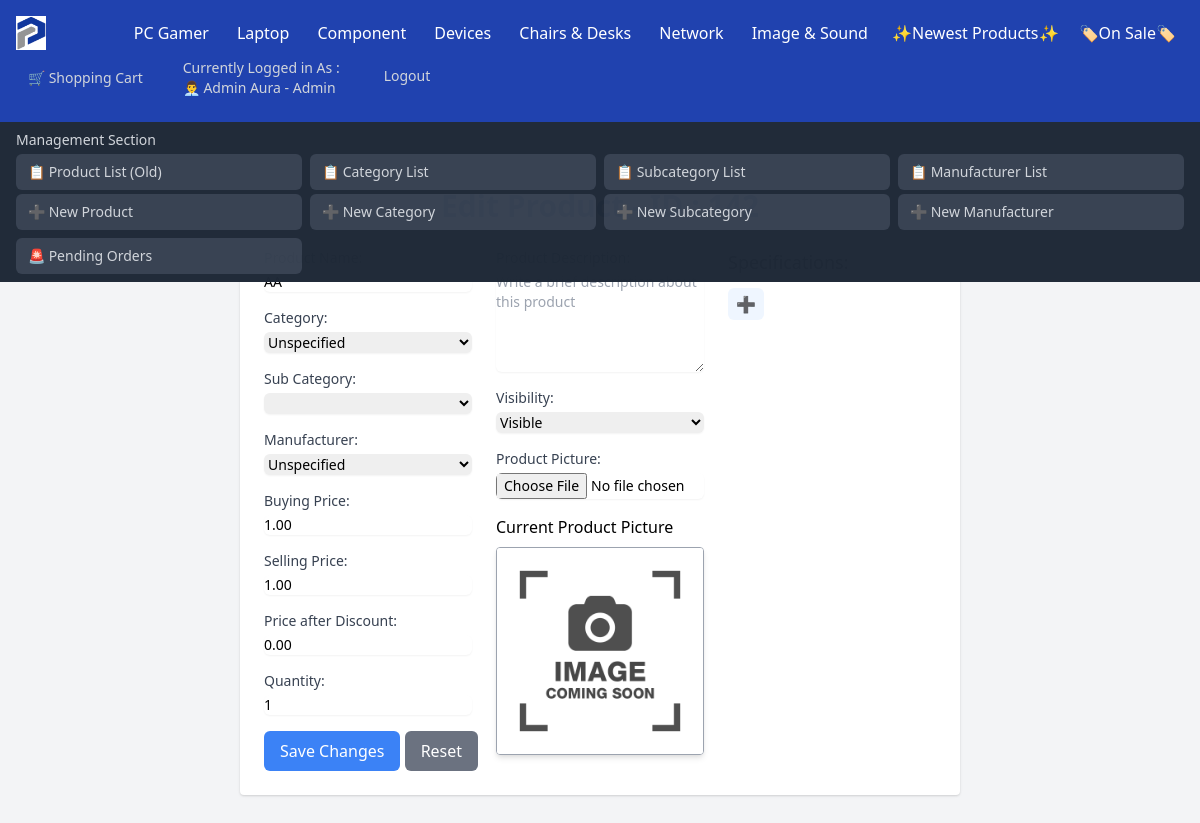
Screenshot of /Product/Products_Modify?id=142&ProductName=AA (signed in) with the database file from the repository.
### tables this page shows
CREATE TABLE `categories` (
  `Category_ID` int NOT NULL AUTO_INCREMENT,
  `Category_Name` varchar(100) DEFAULT 'Unspecified',
  `Category_Desc` varchar(2000) DEFAULT NULL,
  PRIMARY KEY (`Category_ID`),
  UNIQUE KEY `UC_Category_Name` (`Category_Name`),
  UNIQUE KEY `Category_Name` (`Category_Name`)
);

CREATE TABLE `users` (
  `User_ID` int NOT NULL AUTO_INCREMENT,
  `User_Username` varchar(255) DEFAULT NULL,
  `User_FirstName` varchar(255) DEFAULT NULL,
  `User_LastName` varchar(255) DEFAULT NULL,
  `User_Phone` varchar(255) DEFAULT NULL,
  `User_Country` varchar(255) DEFAULT NULL,
  `User_Address` varchar(255) DEFAULT NULL,
  `User_Email` varchar(255) DEFAULT NULL,
  `User_Password` varchar(255) DEFAULT NULL,
  `User_RegisterationDate` timestamp NULL DEFAULT CURRENT_TIMESTAMP,
  `User_Role` enum('Owner','Admin','Client') NOT NULL DEFAULT 'Client',
  `Account_Status` varchar(255) DEFAULT 'Unlocked',
  PRIMARY KEY (`User_ID`),
  UNIQUE KEY `User_Username` (`User_Username`)
);

CREATE TABLE `products` (
  `Product_ID` int NOT NULL AUTO_INCREMENT,
  `Product_Name` varchar(255) DEFAULT NULL,
  `Category_ID` int DEFAULT NULL,
  `SubCategory_ID` int DEFAULT NULL,
  `Product_Desc` varchar(2000) DEFAULT NULL,
  `Manufacturer_ID` int DEFAULT NULL,
  `Buying_Price` decimal(10,2) DEFAULT NULL,
  `Selling_Price` decimal(10,2) DEFAULT NULL,
  `Product_Quantity` int DEFAULT NULL,
  `Product_Visibility` enum('Visible','Invisible') NOT NULL DEFAULT 'Visible',
  `Date_Created` timestamp NULL DEFAULT CURRENT_TIMESTAMP,
  `Product_Picture` varchar(255) DEFAULT NULL,
  `Discount_Price` decimal(10,2) DEFAULT '0.00',
  PRIMARY KEY (`Product_ID`),
  KEY `Category_ID` (`Category_ID`),
  KEY `SubCategory_ID` (`SubCategory_ID`),
  KEY `Manufacturer_ID` (`Manufacturer_ID`),
  CONSTRAINT `products_ibfk_1` FOREIGN KEY (`Category_ID`) REFERENCES `categories` (`Category_ID`),
  CONSTRAINT `products_ibfk_2` FOREIGN KEY (`SubCategory_ID`) REFERENCES `subcategories` (`SubCategory_ID`),
  CONSTRAINT `products_ibfk_3` FOREIGN KEY (`Manufacturer_ID`) REFERENCES `manufacturers` (`Manufacturer_ID`),
  CONSTRAINT `chk_buying_price` CHECK ((`Buying_Price` <= `Selling_Price`))
);

### Product/Products_Modify.php (the view, shortened to what the rows shown need)
<?php
include_once ("../DB_Connexion.php");
?>
<!DOCTYPE html>
<html lang="en">
<head>
    <?php
    include_once ("../DB_Connexion.php");
    if (isset($_SESSION['User_ID'])) {
        $User_ID = $_SESSION['User_ID'];
        $Users = "SELECT User_ID, User_Role, User_FirstName, User_LastName FROM Users WHERE User_ID = :User_ID";
        $pdoUsers = $connexion->prepare($Users);
        $pdoUsers->execute([':User_ID' => $User_ID]);
        $User = $pdoUsers->fetch(PDO::FETCH_ASSOC);
        $User_FullName = $User['User_FirstName'] . ' ' . $User['User_LastName'];
        $User_Role = $User['User_Role'];
    } else {
        $User_Role = 'Client';
    }
    $Categories = "SELECT Category_ID, Category_Name FROM Categories ORDER BY Category_ID ASC";
    $pdoCategories = $connexion->prepare($Categories);
    $pdoCategories->execute();
    $Categories = $pdoCategories->fetchAll(PDO::FETCH_ASSOC);
    if (!empty($_GET["id"])) {
        $Product_ID = $_GET["id"];
        $Product_Display = "SELECT Products.*, Categories.Category_Name, SubCategories.SubCategory_Name , SubCategories.SubCategory_ID , Manufacturers.Manufacturer_Name
            FROM Products
            INNER JOIN Categories ON Products.Category_ID = Categories.Category_ID
            INNER JOIN SubCategories ON Products.SubCategory_ID = SubCategories.SubCategory_ID
            INNER JOIN Manufacturers ON Products.Manufacturer_ID = Manufacturers.Manufacturer_ID
            WHERE Products.Product_ID = :Product_ID";
        $pdo_Product_Display = $connexion->prepare($Product_Display);
        $pdo_Product_Display->execute([':Product_ID' => $Product_ID]);
        $Product_Display = $pdo_Product_Display->fetch(PDO::FETCH_ASSOC);
    } else {
        header("Location: ../.");
        exit;
    }
    ?>
</head>
<body class="bg-gray-100">
    <nav class="bg-blue-800 text-white">
        <div class="flex flex-wrap justify-between items-center p-4">
            <div class="flex grid-cols-4 gap-1">
                <?php foreach ($Categories as $Category): ?>
                    <?php if ($Category['Category_Name'] !== 'Unspecified'):
                        ?>
                        <div class="relative category">
                            <a href=".././?id=<?php echo $Category['Category_ID'] ?>&Type=Category&Name=<?php echo str_replace(' ', '', $Category['Category_Name']) ?>"
                                class="px-3 py-2 hover:bg-gray-700"><?php echo $Category['Category_Name']; ?></a>
                        </div>
                    <?php endif; ?>
                <?php endforeach; ?>
            </div>
            <div class="flex space-x-4">
                <?php if (isset($_SESSION['User_ID'])):
                    if ($User_Role === 'Owner') {
                        $Emoji = '👑';
                    } elseif ($User_Role === 'Admin') {
                        $Emoji = '👨‍💼';
                    } else {
                        $Emoji = '💼';
                    }
                    ?>
                    <a href="../User/User_ShoppingCart.php"
                        class="flex items-center text-gray-300 hover:bg-green-700 px-3 py-2 rounded-md text-sm font-medium">
                        🛒 Shopping Cart
                    </a>
                    <a class="text-gray-300 hover:bg-blue-700 px-3 py-2 rounded-md text-sm font-medium"
                        href="../User/User_Modify.php?id=<?php echo $User_ID; ?>&FullName=<?php echo urlencode($User_FullName); ?>">Currently
                        Logged in As : <br><span><?php echo $Emoji . ' ' . $User_FullName ?> -
                            <?php echo $User_Role ?></span></a>
                    <a href="../User/User_Logout.php"
                        class="text-gray-300 hover:bg-red-700 px-4 py-4 rounded-md text-sm font-medium">Logout</a>
                <?php endif; ?>
            </div>
        </div>
    </nav>
    <div class="flex justify-center items-center bg-gray-100 min-h-screen py-8 total-wrapper">
        <div id="add-wrapper" class="max-w-5xl mx-3 p-6 bg-white rounded shadow" style=" min-height : 625px">
            <h1 class="text-3xl font-bold mb-6 text-blue-800 text-center h1-Add">Edit Product - ID :
            </h1>
            <form action="#" method="POST" enctype="multipart/form-data">
                <div class="flex space-x-6">
                    <div class="w-1/3">
                        <div class="mb-4">
                            <label for="Product_Name" class="block text-sm font-medium text-gray-700">Product
                                Name:</label>
                            <input type="text" name="Product_Name" placeholder="Example: RTX 2060" required
                                class="mt-1 block w-full border-gray-300 rounded-md shadow-sm focus:ring-indigo-500 focus:border-indigo-500 sm:text-sm"
                                value="<?php echo $Product_Display['Product_Name'] ?>">
                        </div>
                        <div class="mb-4">
                            <label for="Buying_Price" class="block text-sm font-medium text-gray-700">Buying
                                Price:</label>
                            <input type="number" name="Buying_Price" placeholder="In Dhs"
                                value="<?php echo $Product_Display['Buying_Price']; ?>" required
                                class="mt-1 block w-full border-gray-300 rounded-md shadow-sm focus:ring-indigo-500 focus:border-indigo-500 sm:text-sm">
                        </div>
                        <div class="mb-4">
                            <label for="Selling_Price" class="block text-sm font-medium text-gray-700">Selling
                                Price:</label>
                            <input type="number" name="Selling_Price" placeholder="In Dhs"
                                value="<?php echo $Product_Display['Selling_Price']; ?>" required
                                class="mt-1 block w-full border-gray-300 rounded-md shadow-sm focus:ring-indigo-500 focus:border-indigo-500 sm:text-sm">
                        </div>
                        <div class="mb-4">
                            <label for="Discount_Price" class="block text-sm font-medium text-gray-700">Price after
                                Discount:</label>
                            <input type="number" name="Discount_Price"
                                value="<?php echo $Product_Display['Discount_Price'] ?>"
                                class="mt-1 block w-full border-gray-300 rounded-md shadow-sm focus:ring-indigo-500 focus:border-indigo-500 sm:text-sm"
                                placeholder="Leave this field empty or 0 for no discount.">
                        </div>
                        <div class="mb-4">
                            <label for="Product_Quantity"
                                class="block text-sm font-medium text-gray-700">Quantity:</label>
                            <input type="number" name="Product_Quantity" placeholder="How many in stock"
                                value="<?php echo $Product_Display['Product_Quantity']; ?>" required
                                class="mt-1 block w-full border-gray-300 rounded-md shadow-sm focus:ring-indigo-500 focus:border-indigo-500 sm:text-sm">
                        </div>
                    </div>
                    <div class="w-1/3">
                        <div class="mb-4">
                            <label for="Product_Visibility"
                                class="block text-sm font-medium text-gray-700">Visibility:</label>
                            <select name="Product_Visibility"
                                class="mt-1 block w-full border-gray-300 rounded-md shadow-sm focus:ring-indigo-500 focus:border-indigo-500 sm:text-sm">
                                <option value="Visible" <?php echo $Product_Display['Product_Visibility'] === 'Visible' ? 'selected' : ''; ?>>Visible</option>
                            </select>
                        </div>
                        <div class="mb-4">
                            <label for="Product_Picture" class="block mb-2 ">Current Product Picture</label>
                            <img src="<?php echo $Product_Display['Product_Picture']; ?>" alt="Error: Picture not Found"
                                class="border border-gray-400 rounded shadow-md max-w-full h-auto">
                        </div>
                    </div>
                </div>
            </form>
        </div>
    </div>
</body>
</html>

### rows the page displays
categories: Category_Name "PC Gamer"
categories: Category_Name "Laptop"
categories: Category_Name "Component"
categories: Category_Name "Devices"
categories: Category_Name "Chairs & Desks"
categories: Category_Name "Network"
categories: Category_Name "Image & Sound"
users: User_Role "👨‍💼", User_FullName "Admin Aura", User_Role "Admin"
products: Product_Name "AA", Buying_Price "1.00", Selling_Price "1.00", Discount_Price "0.00", Product_Quantity "1", Product_Visibility "Visible", Product_Picture (placeholder picture)

### other values shown
form field Category_Name "Unspecified"
form field Manufacturer_Name "Unspecified"
